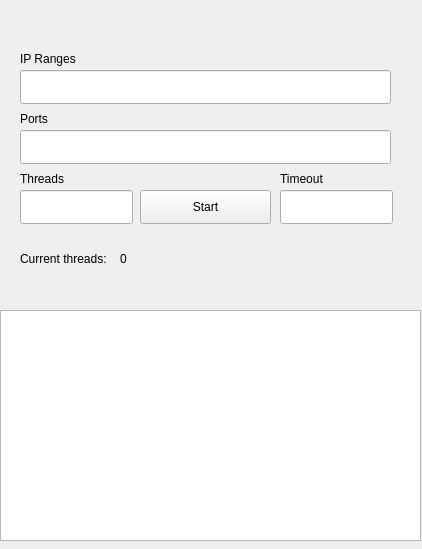
<?xml version="1.0" encoding="UTF-8"?>
<ui version="4.0">
 <class>Form</class>
 <widget class="QWidget" name="Form">
  <property name="geometry">
   <rect>
    <x>0</x>
    <y>0</y>
    <width>422</width>
    <height>549</height>
   </rect>
  </property>
  <property name="windowTitle">
   <string>Form</string>
  </property>
  <widget class="QPushButton" name="startButton">
   <property name="geometry">
    <rect>
     <x>140</x>
     <y>190</y>
     <width>131</width>
     <height>34</height>
    </rect>
   </property>
   <property name="text">
    <string>Start</string>
   </property>
  </widget>
  <widget class="QTextBrowser" name="dataText">
   <property name="geometry">
    <rect>
     <x>0</x>
     <y>310</y>
     <width>421</width>
     <height>231</height>
    </rect>
   </property>
  </widget>
  <widget class="QLineEdit" name="ipLine">
   <property name="geometry">
    <rect>
     <x>20</x>
     <y>70</y>
     <width>371</width>
     <height>34</height>
    </rect>
   </property>
  </widget>
  <widget class="QLabel" name="label">
   <property name="geometry">
    <rect>
     <x>20</x>
     <y>50</y>
     <width>57</width>
     <height>18</height>
    </rect>
   </property>
   <property name="text">
    <string>IP Ranges</string>
   </property>
  </widget>
  <widget class="QLineEdit" name="portsLine">
   <property name="geometry">
    <rect>
     <x>20</x>
     <y>130</y>
     <width>371</width>
     <height>34</height>
    </rect>
   </property>
  </widget>
  <widget class="QLabel" name="label_2">
   <property name="geometry">
    <rect>
     <x>20</x>
     <y>110</y>
     <width>31</width>
     <height>18</height>
    </rect>
   </property>
   <property name="text">
    <string>Ports</string>
   </property>
  </widget>
  <widget class="QLineEdit" name="threadsLine">
   <property name="geometry">
    <rect>
     <x>20</x>
     <y>190</y>
     <width>113</width>
     <height>34</height>
    </rect>
   </property>
  </widget>
  <widget class="QLabel" name="label_3">
   <property name="geometry">
    <rect>
     <x>20</x>
     <y>170</y>
     <width>51</width>
     <height>18</height>
    </rect>
   </property>
   <property name="text">
    <string>Threads</string>
   </property>
  </widget>
  <widget class="QLineEdit" name="timeoutLine">
   <property name="geometry">
    <rect>
     <x>280</x>
     <y>190</y>
     <width>113</width>
     <height>34</height>
    </rect>
   </property>
  </widget>
  <widget class="QLabel" name="label_4">
   <property name="geometry">
    <rect>
     <x>280</x>
     <y>170</y>
     <width>51</width>
     <height>18</height>
    </rect>
   </property>
   <property name="text">
    <string>Timeout</string>
   </property>
  </widget>
  <widget class="QLabel" name="label_5">
   <property name="geometry">
    <rect>
     <x>20</x>
     <y>250</y>
     <width>101</width>
     <height>18</height>
    </rect>
   </property>
   <property name="text">
    <string>Current threads: </string>
   </property>
  </widget>
  <widget class="QLabel" name="currentThreadsLabel">
   <property name="geometry">
    <rect>
     <x>120</x>
     <y>250</y>
     <width>57</width>
     <height>18</height>
    </rect>
   </property>
   <property name="text">
    <string>0</string>
   </property>
  </widget>
 </widget>
 <resources/>
 <connections/>
</ui>
